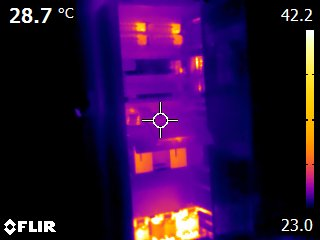
#> input picture FLIR0192.jpg, 320 x 240 px, found by its file name
$ python run_ssim_masked.py
#> lines starting #> are read from the running program, lines starting #| are printed output that depends on the picture; after the words box and inside, x2 and y2 are one past the last pixel; in counts of white or black regions, pixels touching at a corner belong together
"""
SSIM com máscara — compara apenas pixels FORA do overlay (área limpa).
Justo: ambos original e render têm overlay excluído da comparação.
"""
import os, cv2, numpy as np
from skimage.metrics import structural_similarity as ssim

WS = r"c:\Users\Leonam Dias\Documents\Projetos C#\Thermix Studio"

# Máscara FLIR E8xt
def create_mask(w, h):
    mask = np.zeros((h, w), dtype=np.uint8)
    cx, cy = w // 2, h // 2
    # Barras fixas
    mask[:22, :] = 255
    mask[h-38:, :] = 255
    mask[22:42, :60] = 255       # temp sup-esq
    mask[h-38:, :45] = 255       # logo inf-esq
    mask[:, w-32:] = 255         # escala dir
    # Crosshair
    t, L = 2, 35  # thickness/2, length
    mask[cy-t:cy+t, cx-L:cx+L] = 255
    mask[cy-L:cy+L, cx-t:cx+t] = 255
    cv2.circle(mask, (cx, cy), 8, 255, -1)
    return mask == 0  # True = pixel limpo

pairs = [('FLIR0192', 'FLIR0192.jpg', 'FLIR0192_analise.jpg'),
         ('2.jpg', '2.jpg', '2_analise.jpg')]

for name, orig_fn, render_fn in pairs:
    orig = cv2.imread(os.path.join(WS, orig_fn))
#> orig is the input picture: shape (240, 320, 3); mean B, G, R 61.4, 14.1, 45.3
    rend = cv2.imread(os.path.join(WS, render_fn))
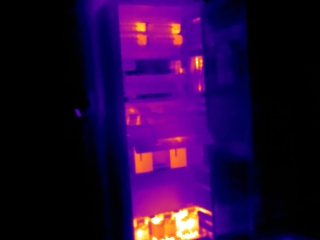
#> input picture FLIR0192_analise.jpg, 320 x 240 px, found by its file name
#> rend is the input picture: shape (240, 320, 3); mean B, G, R 57.3, 7.5, 38.2
    h, w = orig.shape[:2]
#> h = 240; w = 320
    clean = create_mask(w, h)
#> in create_mask, `cv2.circle(mask, (cx, cy), 8, 255, -1)`:
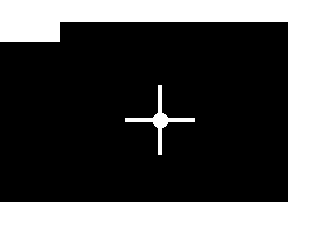
#> mask: shape (240, 320); 34.9% white; 2 white regions, box (x1, y1, x2, y2) and area: (0, 0, 320, 240) 26160, (125, 85, 195, 155) 633

    gray_o = cv2.cvtColor(orig, cv2.COLOR_BGR2GRAY)[clean]
    gray_r = cv2.cvtColor(rend, cv2.COLOR_BGR2GRAY)[clean]
    g = ssim(gray_o, gray_r, data_range=255)
#> g = 0.979
    print(f'{name}: SSIM Gray (masked) = {g:.4f}')
#| FLIR0192: SSIM Gray (masked) = 0.9785
    for ch, i in [('R', 2), ('G', 1), ('B', 0)]:
        s = ssim(orig[:,:,i][clean], rend[:,:,i][clean], data_range=255)
        print(f'  {ch}: {s:.4f}')
#> this loop made 3 passes
#> s on passes 1 to 3: 0.95, 0.933, 0.936
#|   R: 0.9503
#|   G: 0.9326
#|   B: 0.9360
    print()
#> pass 2 of the loop `for name, orig_fn, render_fn in pairs:`:
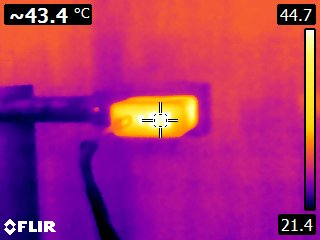
#> input picture 2.jpg, 320 x 240 px, found by its file name
#> orig is the input picture: shape (240, 320, 3); mean B, G, R 115.8, 42, 166.8
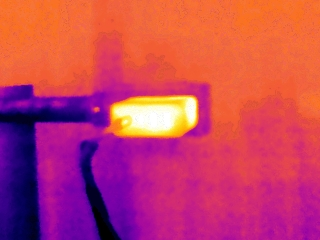
#> input picture 2_analise.jpg, 320 x 240 px, found by its file name
#> rend is the input picture: shape (240, 320, 3); mean B, G, R 97.5, 63.4, 195
#> g = 0.92
#| 2.jpg: SSIM Gray (masked) = 0.9200
#> the loop `for ch, i in [('R', 2), ('G', 1), ('B', 0)]:` made 3 passes
#> s on passes 1 to 3: 0.889, 0.704, 0.754
#> (printed output is left out)
